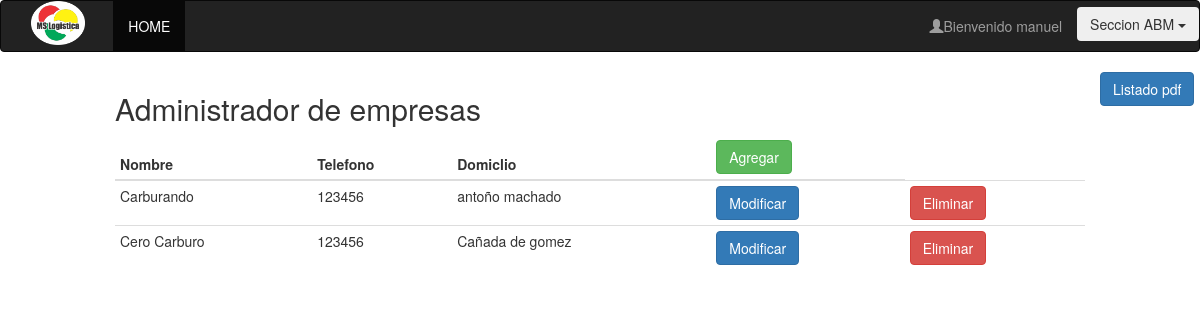
/vistas/admin/abmEmpresa.php (signed in), run on the app's committed database.
### tables this page shows
create table administrador(
id int AUTO_INCREMENT primary key,
dni_administrador int unique,
rol varchar(30),
nombre varchar(20),
apellido varchar(20),
telefono int (10),
domicilio varchar (30),
email varchar(30),
id_usuario int
);

create table empresa(
id int AUTO_INCREMENT primary key,
nombre varchar(20),
rol varchar(20),
telefono varchar(20),
domicilio varchar(20),
id_usuario int
);

### modelo/conexion.php (called while the page is built, shortened)
<?php
  class Conexion{
    public static function conectar(){
      $con = mysqli_connect("localhost","root","","logikw");
      return $con;
    }
    public static function getQuery($sql){
      $con = Conexion::conectar();
      $datos = mysqli_query($con, $sql);
      return $datos;
    }
}
?>

### vistas/admin/abmEmpresa.php (the view, shortened to what this page needs)
<?php
	if(isset($_SESSION['administrador'])){
		$query = Administrador::getAllForId($_SESSION['administrador']);
		$resultado = Conexion::getQuery($query);
		$admin = mysqli_fetch_assoc($resultado);
		$query1 = Empresa::getAll();
		$resultado1 = Conexion::getQuery($query1);
	}
	else{
		header("Location: ../../index.php");
	}
?>
<!DOCTYPE html>
<html>
<head>
  <link rel="stylesheet" type="text/css" href="../../css/bootstrap.min.css">
  <link rel="stylesheet" type="text/css" href="../../css/home.css">
</head>
<body>
<nav class="navbar navbar-inverse">
	<div class="col-sm-12">
	    <div class="navbar-header col-sm-1">
	     <img src="../../image/logo.png">
	    </div>
	    <ul class="nav navbar-nav col-sm-4">
	      <li class="active"><a href="<?php echo '../adminLogeado.php'; ?>">HOME</a></li>
	    </ul>
		<ul class="dropdown nav navbar-nav navbar-right nombreLogeado" style="padding-top: 0.5%;">
		  <button class="btn dropdown-toggle" type="button" data-toggle="dropdown">Seccion ABM
		  <span class="caret"></span></button>
		</ul>
	    <ul class="nav navbar-nav navbar-right">
	    	<li><a href=""><span class="glyphicon glyphicon-user" ></span>Bienvenido <?php echo $admin['nombre'] ?></a></li>
	    </ul>
	</div>
</nav>
<div class="col-sm-10 col-sm-offset-1">
  <h2>Administrador de empresas</h2>
  <table class="table table-condensed">
    <thead>
      <tr>
        <th>Nombre</th>
        <th>Telefono</th>
        <th>Domiclio</th>
		<th><button type='button'  class='btn btn-success' data-toggle='modal' data-target='#agregarEmpresa'>Agregar</button></th>
      </tr>
    </thead>
    <tbody>
   	<?php
	while($empresa = mysqli_fetch_assoc($resultado1)){
		echo "<form method='POST' action='../../modelo/ejecutarAbmEmpresa.php'>
		 <tr>
		 <td>".$empresa['nombre']."</td>
		 <td>".$empresa['telefono']."</td>
		 <td>".$empresa['domicilio']."</td>
		 <input type='text' name='id' class='hidden' value='".$empresa['id']."'>
		 <td><button type='submit' id='modificar' onclick= 'modificar()' name='alterar' value='modificar' class='btn btn-primary'>Modificar</button></td>
		 <td><button type='submit' id='eliminar' onclick= 'eliminar()' name='alterar' value='eliminar' class='btn btn-danger'>Eliminar</button></td>
		 </tr>
  		 </form>";
	}
   	?>
    </tbody>
  </table>
</div>
	<input type="submit"  class='btn btn-primary' value="Listado pdf" onclick = "location='ListadoPdfEmpresas.php'"/>
</body>
</html>

### css/home.css (style rules this page uses)
body { background-color: #FFFFFF; }
img { margin: 0 auto; }
.navbar-header img { width: 80%; }
.nombreLogeado { padding-top: 200px; }

### data on the page
administrador: nombre "manuel"
empresa: nombre "Carburando", telefono "123456", domicilio "antoño machado"
empresa: nombre "Cero Carburo", telefono "123456", domicilio "Cañada de gomez"
